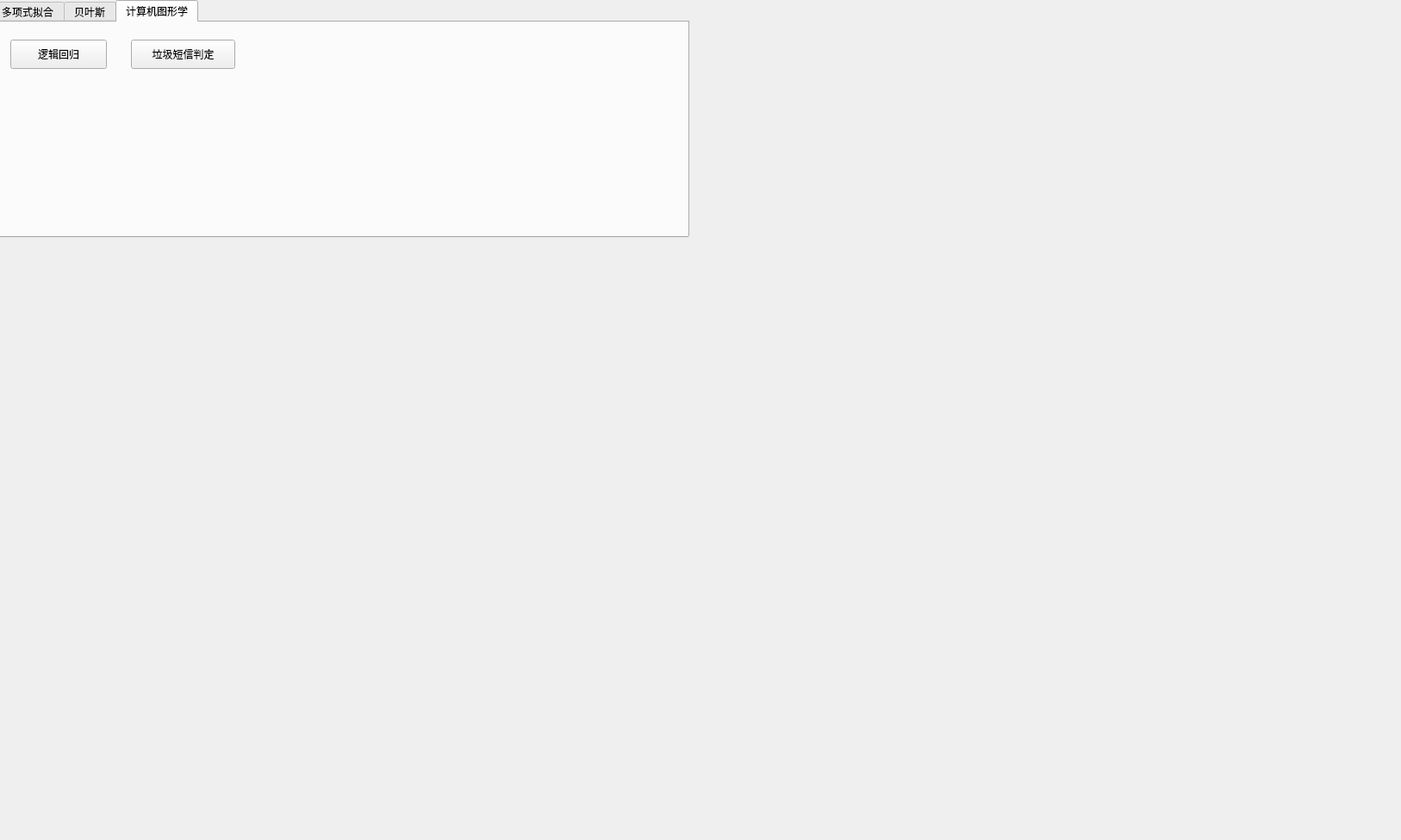
<?xml version="1.0" encoding="UTF-8"?>
<ui version="4.0">
 <class>MainWindow</class>
 <widget class="QMainWindow" name="MainWindow">
  <property name="geometry">
   <rect>
    <x>0</x>
    <y>0</y>
    <width>1626</width>
    <height>975</height>
   </rect>
  </property>
  <property name="windowTitle">
   <string>MainWindow</string>
  </property>
  <widget class="QWidget" name="centralWidget">
   <widget class="QTabWidget" name="tabWidget">
    <property name="geometry">
     <rect>
      <x>-10</x>
      <y>0</y>
      <width>810</width>
      <height>276</height>
     </rect>
    </property>
    <property name="sizePolicy">
     <sizepolicy hsizetype="Ignored" vsizetype="Minimum">
      <horstretch>0</horstretch>
      <verstretch>0</verstretch>
     </sizepolicy>
    </property>
    <property name="accessibleName">
     <string/>
    </property>
    <property name="currentIndex">
     <number>2</number>
    </property>
    <widget class="QWidget" name="tab">
     <attribute name="icon">
      <iconset resource="pics.qrc">
       <normaloff>:/images/cartoon1.ico</normaloff>:/images/cartoon1.ico</iconset>
     </attribute>
     <attribute name="title">
      <string>多项式拟合</string>
     </attribute>
     <layout class="QHBoxLayout" name="horizontalLayout">
      <item>
       <layout class="QVBoxLayout" name="verticalLayout">
        <item>
         <widget class="QLabel" name="label">
          <property name="minimumSize">
           <size>
            <width>190</width>
            <height>190</height>
           </size>
          </property>
          <property name="maximumSize">
           <size>
            <width>190</width>
            <height>190</height>
           </size>
          </property>
          <property name="text">
           <string/>
          </property>
          <property name="pixmap">
           <pixmap resource="pics.qrc">:/images/1.png</pixmap>
          </property>
          <property name="scaledContents">
           <bool>true</bool>
          </property>
         </widget>
        </item>
        <item>
         <widget class="QPushButton" name="pushButtonMul">
          <property name="minimumSize">
           <size>
            <width>50</width>
            <height>30</height>
           </size>
          </property>
          <property name="styleSheet">
           <string notr="true"/>
          </property>
          <property name="text">
           <string>产生测试数据</string>
          </property>
          <property name="icon">
           <iconset resource="pics.qrc">
            <normaloff>:/images/cartoon3.ico</normaloff>:/images/cartoon3.ico</iconset>
          </property>
         </widget>
        </item>
       </layout>
      </item>
      <item>
       <layout class="QVBoxLayout" name="verticalLayout_2">
        <item>
         <widget class="QLabel" name="label_2">
          <property name="minimumSize">
           <size>
            <width>190</width>
            <height>190</height>
           </size>
          </property>
          <property name="maximumSize">
           <size>
            <width>190</width>
            <height>190</height>
           </size>
          </property>
          <property name="text">
           <string/>
          </property>
          <property name="pixmap">
           <pixmap resource="pics.qrc">:/images/2.png</pixmap>
          </property>
          <property name="scaledContents">
           <bool>true</bool>
          </property>
         </widget>
        </item>
        <item>
         <widget class="QPushButton" name="pushButtonLine">
          <property name="minimumSize">
           <size>
            <width>0</width>
            <height>30</height>
           </size>
          </property>
          <property name="text">
           <string>多项式拟合</string>
          </property>
          <property name="icon">
           <iconset resource="pics.qrc">
            <normaloff>:/images/cartoon1.ico</normaloff>:/images/cartoon1.ico</iconset>
          </property>
         </widget>
        </item>
       </layout>
      </item>
      <item>
       <layout class="QVBoxLayout" name="verticalLayout_3">
        <item>
         <widget class="QLabel" name="label_3">
          <property name="minimumSize">
           <size>
            <width>190</width>
            <height>190</height>
           </size>
          </property>
          <property name="maximumSize">
           <size>
            <width>190</width>
            <height>190</height>
           </size>
          </property>
          <property name="text">
           <string/>
          </property>
          <property name="pixmap">
           <pixmap resource="pics.qrc">:/images/3.png</pixmap>
          </property>
          <property name="scaledContents">
           <bool>true</bool>
          </property>
         </widget>
        </item>
        <item>
         <widget class="QPushButton" name="pushButtonLine_bayes">
          <property name="minimumSize">
           <size>
            <width>0</width>
            <height>30</height>
           </size>
          </property>
          <property name="text">
           <string>贝叶斯曲线拟合</string>
          </property>
          <property name="icon">
           <iconset resource="pics.qrc">
            <normaloff>:/images/cartoon1.ico</normaloff>:/images/cartoon1.ico</iconset>
          </property>
         </widget>
        </item>
       </layout>
      </item>
      <item>
       <layout class="QVBoxLayout" name="verticalLayout_4">
        <item>
         <widget class="QLabel" name="label_4">
          <property name="minimumSize">
           <size>
            <width>190</width>
            <height>190</height>
           </size>
          </property>
          <property name="maximumSize">
           <size>
            <width>190</width>
            <height>190</height>
           </size>
          </property>
          <property name="text">
           <string/>
          </property>
          <property name="pixmap">
           <pixmap resource="pics.qrc">:/images/3.png</pixmap>
          </property>
          <property name="scaledContents">
           <bool>true</bool>
          </property>
         </widget>
        </item>
        <item>
         <widget class="QPushButton" name="pushButton_probability">
          <property name="maximumSize">
           <size>
            <width>190</width>
            <height>30</height>
           </size>
          </property>
          <property name="text">
           <string>概率统计</string>
          </property>
          <property name="icon">
           <iconset resource="pics.qrc">
            <normaloff>:/images/cartoon1.ico</normaloff>:/images/cartoon1.ico</iconset>
          </property>
         </widget>
        </item>
       </layout>
      </item>
     </layout>
    </widget>
    <widget class="QWidget" name="tab_2">
     <attribute name="icon">
      <iconset resource="pics.qrc">
       <normaloff>:/images/cartoon1.ico</normaloff>:/images/cartoon1.ico</iconset>
     </attribute>
     <attribute name="title">
      <string>贝叶斯</string>
     </attribute>
    </widget>
    <widget class="QWidget" name="tab_5">
     <attribute name="title">
      <string>计算机图形学</string>
     </attribute>
     <widget class="QPushButton" name="pushButtonLogitic">
      <property name="geometry">
       <rect>
        <x>20</x>
        <y>20</y>
        <width>112</width>
        <height>34</height>
       </rect>
      </property>
      <property name="text">
       <string>逻辑回归</string>
      </property>
     </widget>
     <widget class="QPushButton" name="pushButton_spam">
      <property name="geometry">
       <rect>
        <x>160</x>
        <y>20</y>
        <width>121</width>
        <height>34</height>
       </rect>
      </property>
      <property name="text">
       <string>垃圾短信判定</string>
      </property>
     </widget>
    </widget>
   </widget>
  </widget>
 </widget>
 <resources>
  <include location="pics.qrc"/>
 </resources>
 <connections/>
</ui>
